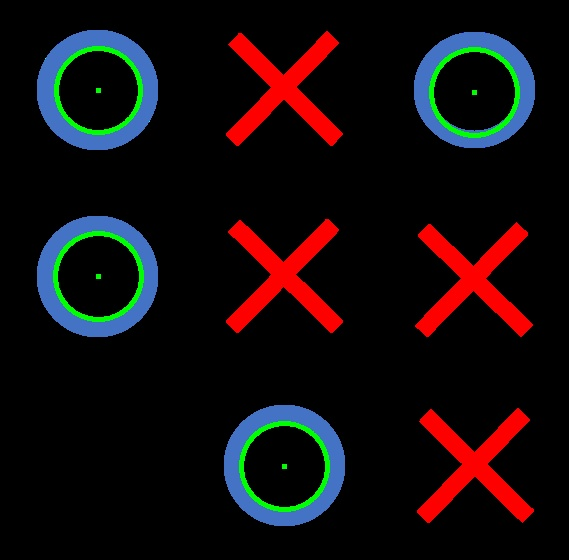
//> input picture Hough/cerchi.jpg, 569 x 560 px
$ ./Hough cerchi.jpg   (built with g++ and OpenCV 4)
//> lines starting //> are read from the running program, lines starting //| are printed output that depends on the picture; after the words box and inside, x2 and y2 are one past the last pixel; in counts of white or black regions, pixels touching at a corner belong together
#include <opencv4/opencv2/opencv.hpp> //versione 4.70 di opencv
#include <iostream>
#include <cstdlib>

using namespace cv;
using namespace std;

Mat hough (Mat image,int thresh);
void polarToCartesian(double rho, int theta, Point& p1, Point& p2);
Mat houghOriginal(Mat image, int thresh);


int main( int argc, char** argv )
{
    string imageName;


    if( argc < 2){
        cout<<"usage: "<<argv[0]<<" image_name"<<endl;
        exit(0);
    }
    imageName = argv[1];


    Mat image = imread(imageName, IMREAD_COLOR);
//> image is the input picture: 560 rows x 569 cols, CV_8UC3; mean B, G, R 13.3, 12.1, 20.1


    if( image.empty() ){
        cout <<  "Could not open or find the image" << std::endl ;
        return -1;
    }

    int threshold = 80;

    Mat houghL = hough(image,threshold);
    Mat houghOriginalL = houghOriginal(image,threshold);

    imshow("Immagine originale",image);

    imshow("Output Hough mio",houghL);

    imshow("Output Hough originale",houghL);

    waitKey(0);


    return 0;

}

Mat houghOriginal(Mat image, int thresh){

    Mat blurred,canny;

    GaussianBlur(image,blurred,Size(9,9),0,0);
    Canny(blurred, canny, 80, 160, 3);

    // Definisci i parametri dell'accumulatore di Hough
    float rhoResolution = 1.0;  // Risoluzione di rho
    float thetaResolution = CV_PI / 180.0;  // Risoluzione di theta in radianti
     // Soglia per l'accumulatore di Hough

    // Esegue la trasformata di Hough per le linee
    vector<cv::Vec2f> lines;
    HoughLines(canny, lines, rhoResolution, thetaResolution, thresh);

    // Disegna le linee rilevate sull'immagine di input
    Mat output = image.clone();
    for (const auto& line : lines) {
        float rho = line[0];
        float theta = line[1];

        double cosTheta = std::cos(theta);
        double sinTheta = std::sin(theta);

        double x0 = rho * cosTheta;
        double y0 = rho * sinTheta;
        double x1 = x0 + 1000 * (-sinTheta);
        double y1 = y0 + 1000 * (cosTheta);
        double x2 = x0 - 1000 * (-sinTheta);
        double y2 = y0 - 1000 * (cosTheta);

        cv::Point pt1(x1, y1);
        cv::Point pt2(x2, y2);

        cv::line(output, pt1, pt2, cv::Scalar(0, 0, 255), 1, cv::LINE_AA);
    }

    return output;
}


Mat hough (Mat image,int thresh){
//> called with thresh = 80

    Mat blurred, canny,output;

    output = image.clone();

    GaussianBlur(image,blurred,Size(9,9),0,0);
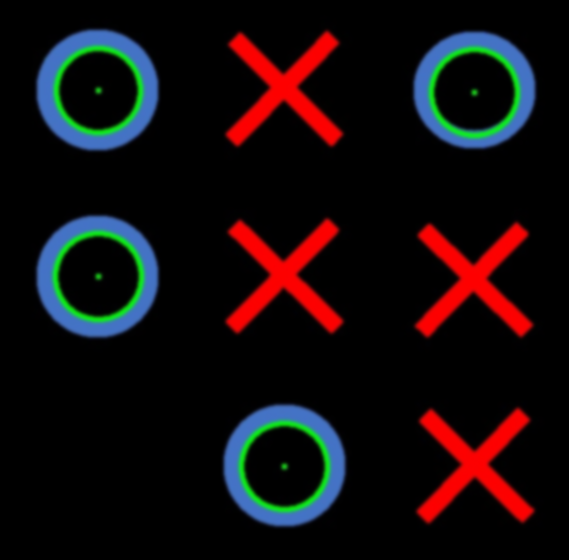
//> blurred: 560 rows x 569 cols, CV_8UC3; mean B, G, R 13.2, 12.1, 20
    Canny(blurred, canny, 80, 160, 3);
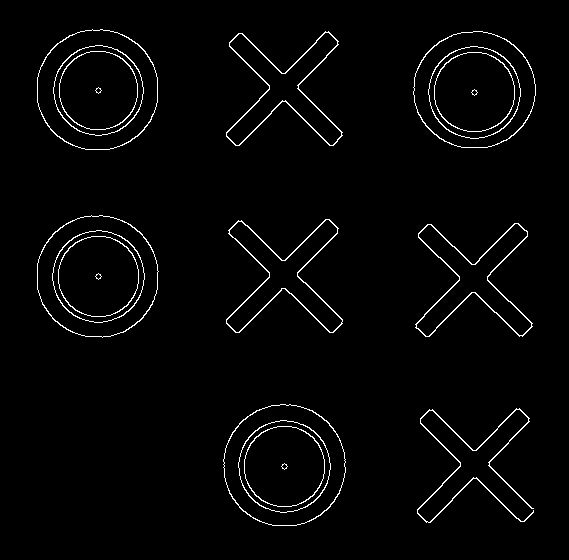
//> canny: 560 rows x 569 cols, CV_8UC1; 2.4% white in thin lines or dots, all inside (x1, y1, x2, y2) = (37, 29, 536, 526)


    int maxRho = hypot(canny.rows, canny.cols);
//> maxRho = 798
    int maxTheta = 180;


    Mat M = Mat::zeros(2*maxRho,maxTheta,CV_8U);

    double rho;

    for (int i=0; i<canny.rows; i++){

        for (int j=0; j<canny.cols; j++){


            if (canny.at<uchar>(i,j) == 255){

                for (int theta=0; theta<=maxTheta; theta++){

                    rho = j*cos(theta) + i*sin(theta) + maxRho;

                    M.at<uchar>((saturate_cast<int>(rho)),theta)++;


                }


            }
        }

    }
//> this loop made 560 passes
//> rho on passes 1 to 3: 0, 0, 0
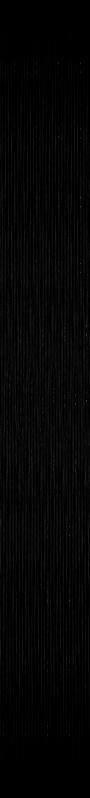
//> M: 1596 rows x 180 cols, CV_8UC1 (shown at 1/2 size); min 0, max 194, mean 4.7
//> after the loop, rho = 200.3


    for (int i=0; i<M.rows; i++){

        for (int j=0; j<M.cols; j++){

            if (M.at<uchar>(i,j) >= thresh){

                Point p1,p2;
                polarToCartesian(i-maxRho,j,p1,p2);
                line(output, p1, p2, Scalar(0, 0, 255), 1, LINE_AA);

            }
        }
    }
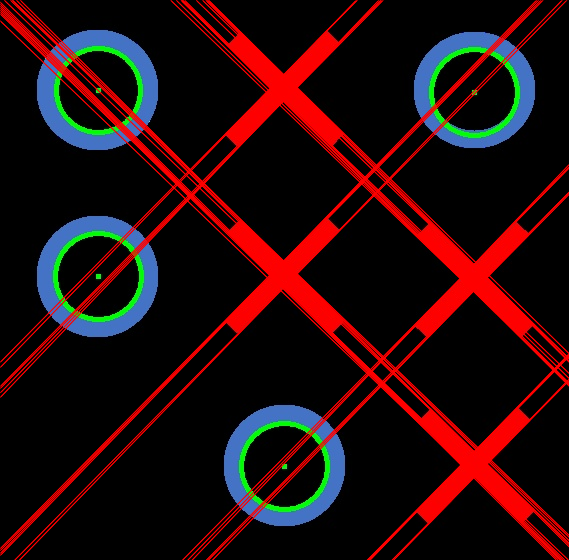
//> output: 560 rows x 569 cols, CV_8UC3; 11.98% of pixels changed, all inside (x1, y1, x2, y2) = (0, 0, 569, 560)
//> in houghOriginal, `HoughLines(canny, lines, rhoResolution, thetaResolution, thresh);`: lines = 25 lines (rho, theta), first 12: [-16, 2.36], [1, 2.36], [-129, 2.36], [-148, 2.36], [385, 0.79], [540, 0.79], [672, 0.79], [9, 2.34], [13, 2.34], [403, 0.77], [273, 0.77], [524, 0.77]
//> the loop in houghOriginal, `for (const auto& line : lines)` made 25 passes
//> (rho, theta, cosTheta, sinTheta, x0, y0, x1, y1) on passes 1 to 12: (-16, 2.36, -0.707, 0.707, 11.31, -11.31, -695.8, -718.4), (1, 2.36, -0.707, 0.707, -0.707, 0.707, -707.8, -706.4), (-129, 2.36, -0.707, 0.707, 91.22, -91.22, -615.9, -798.3), (-148, 2.36, -0.707, 0.707, 104.7, -104.7, -602.5, -811.8), (385, 0.785, 0.707, 0.707, 272.2, 272.2, -434.9, 979.3), (540, 0.785, 0.707, 0.707, 381.8, 381.8, -325.3, 1088.9), (672, 0.785, 0.707, 0.707, 475.2, 475.2, -231.9, 1182.3), (9, 2.34, -0.695, 0.719, -6.25, 6.47, -725.6, -688.2), (13, 2.34, -0.695, 0.719, -9.03, 9.35, -728.4, -685.3), (403, 0.768, 0.719, 0.695, 289.9, 279.9, -404.8, 999.3), (273, 0.768, 0.719, 0.695, 196.4, 189.6, -498.3, 909), (524, 0.768, 0.719, 0.695, 376.9, 364, -317.7, 1083.3)
//> after the loop in houghOriginal, `for (const auto& line : lines)`:
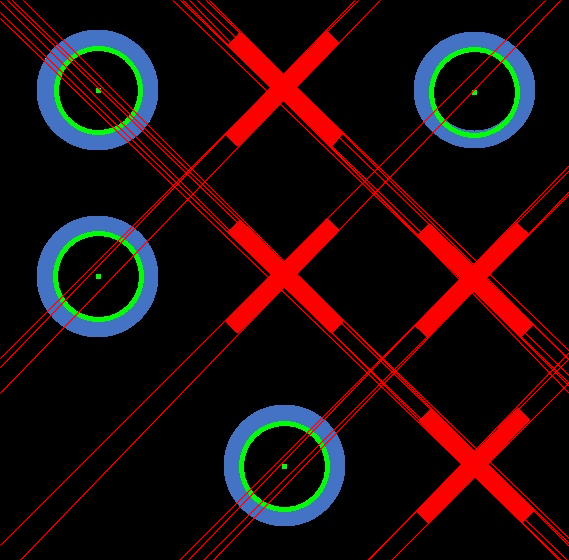
//> output: 560 rows x 569 cols, CV_8UC3; 8.2% of pixels changed, all inside (x1, y1, x2, y2) = (0, 0, 569, 560)


    return output;

}


void polarToCartesian(double rho, int theta, Point& p1, Point& p2) {

	int x0 = cvRound(rho * cos(theta));
	int y0 = cvRound(rho * sin(theta));

	p1.x = cvRound(x0 + 1000 * (-sin(theta)));
	p1.y = cvRound(y0 + 1000 * (cos(theta)));

	p2.x = cvRound(x0 - 1000 * (-sin(theta)));
	p2.y = cvRound(y0 - 1000 * (cos(theta)));
}
